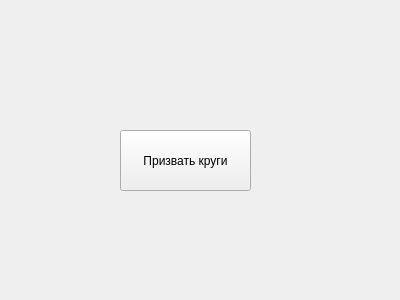
<?xml version="1.0" encoding="UTF-8"?>
<ui version="4.0">
 <class>Form</class>
 <widget class="QWidget" name="Form">
  <property name="geometry">
   <rect>
    <x>0</x>
    <y>0</y>
    <width>400</width>
    <height>300</height>
   </rect>
  </property>
  <property name="windowTitle">
   <string>Form</string>
  </property>
  <widget class="QPushButton" name="summon_round_btn">
   <property name="geometry">
    <rect>
     <x>120</x>
     <y>130</y>
     <width>131</width>
     <height>61</height>
    </rect>
   </property>
   <property name="text">
    <string>Призвать круги</string>
   </property>
  </widget>
 </widget>
 <resources/>
 <connections/>
</ui>
